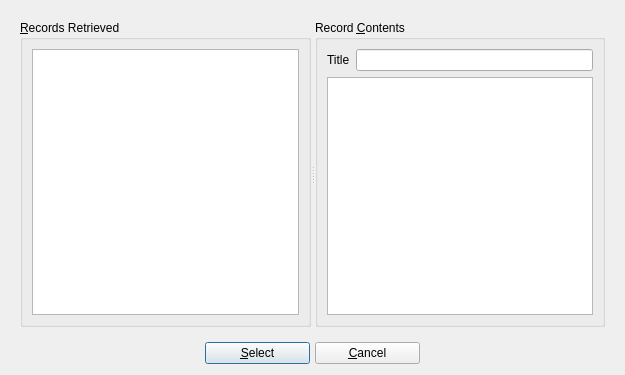
<?xml version="1.0" encoding="UTF-8"?>
<ui version="4.0">
 <class>sruResultsDialog</class>
 <widget class="QDialog" name="sruResultsDialog">
  <property name="geometry">
   <rect>
    <x>0</x>
    <y>0</y>
    <width>625</width>
    <height>375</height>
   </rect>
  </property>
  <property name="windowTitle">
   <string>BiblioteQ: SRU Query Results</string>
  </property>
  <property name="windowIcon">
   <iconset resource="../Icons/icons.qrc">
    <normaloff>:/book.png</normaloff>:/book.png</iconset>
  </property>
  <layout class="QVBoxLayout">
   <item>
    <widget class="QFrame" name="frame">
     <layout class="QVBoxLayout">
      <item>
       <widget class="QSplitter" name="splitter">
        <property name="orientation">
         <enum>Qt::Horizontal</enum>
        </property>
        <property name="childrenCollapsible">
         <bool>false</bool>
        </property>
        <widget class="QGroupBox" name="recRet">
         <property name="title">
          <string>&amp;Records Retrieved</string>
         </property>
         <layout class="QVBoxLayout">
          <item>
           <widget class="QListWidget" name="list"/>
          </item>
         </layout>
        </widget>
        <widget class="QGroupBox" name="recCont">
         <property name="title">
          <string>Record &amp;Contents</string>
         </property>
         <layout class="QVBoxLayout">
          <item>
           <layout class="QHBoxLayout" name="horizontalLayout">
            <item>
             <widget class="QLabel" name="label">
              <property name="text">
               <string>Title</string>
              </property>
             </widget>
            </item>
            <item>
             <widget class="QLineEdit" name="title"/>
            </item>
           </layout>
          </item>
          <item>
           <widget class="QTextEdit" name="textarea">
            <property name="tabChangesFocus">
             <bool>true</bool>
            </property>
            <property name="readOnly">
             <bool>true</bool>
            </property>
           </widget>
          </item>
         </layout>
        </widget>
       </widget>
      </item>
     </layout>
    </widget>
   </item>
   <item>
    <layout class="QHBoxLayout">
     <property name="spacing">
      <number>5</number>
     </property>
     <item>
      <spacer>
       <property name="orientation">
        <enum>Qt::Horizontal</enum>
       </property>
       <property name="sizeHint" stdset="0">
        <size>
         <width>39</width>
         <height>20</height>
        </size>
       </property>
      </spacer>
     </item>
     <item>
      <widget class="QPushButton" name="okButton">
       <property name="minimumSize">
        <size>
         <width>105</width>
         <height>0</height>
        </size>
       </property>
       <property name="text">
        <string>&amp;Select</string>
       </property>
       <property name="icon">
        <iconset resource="../Icons/icons.qrc">
         <normaloff>:/16x16/ok.png</normaloff>:/16x16/ok.png</iconset>
       </property>
      </widget>
     </item>
     <item>
      <widget class="QPushButton" name="cancelButton">
       <property name="minimumSize">
        <size>
         <width>105</width>
         <height>0</height>
        </size>
       </property>
       <property name="text">
        <string>&amp;Cancel</string>
       </property>
       <property name="icon">
        <iconset resource="../Icons/icons.qrc">
         <normaloff>:/16x16/cancel.png</normaloff>:/16x16/cancel.png</iconset>
       </property>
      </widget>
     </item>
     <item>
      <spacer>
       <property name="orientation">
        <enum>Qt::Horizontal</enum>
       </property>
       <property name="sizeHint" stdset="0">
        <size>
         <width>40</width>
         <height>20</height>
        </size>
       </property>
      </spacer>
     </item>
    </layout>
   </item>
  </layout>
 </widget>
 <tabstops>
  <tabstop>list</tabstop>
  <tabstop>title</tabstop>
  <tabstop>textarea</tabstop>
  <tabstop>okButton</tabstop>
  <tabstop>cancelButton</tabstop>
 </tabstops>
 <resources>
  <include location="../Icons/icons.qrc"/>
 </resources>
 <connections/>
</ui>
